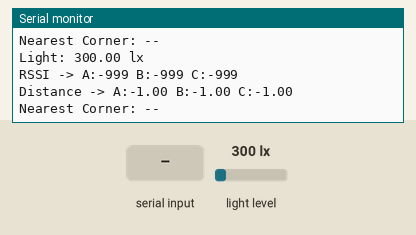
This sketch was run on a simulated ESP32. On the bench: the last lines printed to the serial monitor. The test bench sets the inputs (shaded band); at power-on: light level 300 lx. Nothing arrives over Bluetooth unless stated.

Above: at 2.6 s.
2.7 s: "MONITOR ON\n" received over Serial
At 3.3 s:
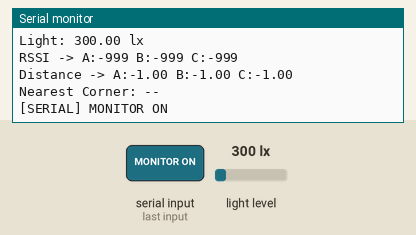
4.2 s: "MONITOR OFF\n" received over Serial
At 4.39 s:
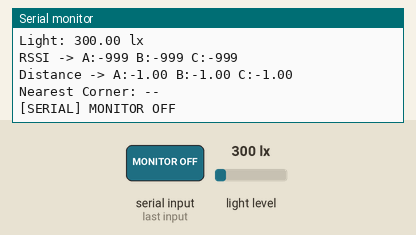
5.7 s: "STATUS\n" received over Serial
7.2 s: "1\n" received over Serial
At 7.4 s:
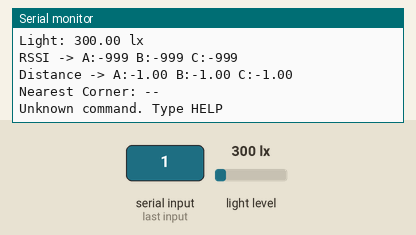
8.7 s: light level set to 40 lx
At 10.0 s:
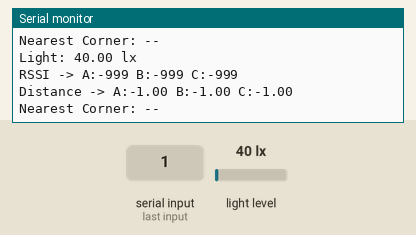
10.2 s: light level set to 500 lx
Timing chart, 0 to 12.7 s (numbered marks = the images above; inputs shaded):
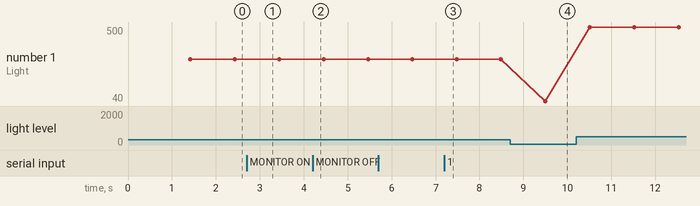

Measured:
- after the input at 2.7 s, the serial monitor: prints a new line at once (image 1)
- after the input at 4.2 s, the serial monitor: prints a new line at once (image 2)
- after the input at 7.2 s, the serial monitor: prints a new line at once (image 3)
- after the input at 8.7 s, the serial monitor: prints a new line after 0.80 s (image 4)
- plotted number 1: 300 → 40 after the input at 8.7 s, 40 → 500 after the input at 10.2 s

The sketch:

SmartPlantLuxNode.ino
```cpp
#include <Arduino.h>
#include <Wire.h>
#include <BH1750.h>
#include <BLEDevice.h>
#include <BLEScan.h>
#include <BLEAdvertisedDevice.h>
#include <math.h>

// Board 2 is USB serial only (COM3 at 115200).
// It does not connect to WiFi and does not run an HTTP server.
// It provides light + BLE beacon data via serial for backend serial parser.

#define I2C_SDA_PIN 12
#define I2C_SCL_PIN 13
#define BH1750_ADDR 0x23

const char* DEVICE_ID = "ESP32-BH1750-COM3";

// Beacon MACs from user-provided configuration.
String beaconA = "50:65:83:92:e9:c4";
String beaconB = "04:a3:16:8d:b2:2c";
String beaconC = "98:7b:f3:74:d3:db";

struct Point { float x; float y; };
Point A = {0, 0};
Point B = {2, 0};
Point C = {1, 1.73};

const float TxPower = -59;
const float n = 2.5;

BH1750 lightMeter;
BLEScan* pBLEScan = nullptr;

bool bhReady = false;
bool monitoringEnabled = false;

int rssiA = -999;
int rssiB = -999;
int rssiC = -999;
String nearestCorner = "--";
float lastDistanceA = NAN;
float lastDistanceB = NAN;
float lastDistanceC = NAN;
float lastPlantX = NAN;
float lastPlantY = NAN;

unsigned long lastLuxReadMs = 0;
unsigned long lastBleScanMs = 0;
const unsigned long LUX_SAMPLE_MS = 1000UL;
const unsigned long BLE_SCAN_INTERVAL_MS = 5000UL;
const int BLE_SCAN_SECONDS = 3;

class MyAdvertisedDeviceCallbacks : public BLEAdvertisedDeviceCallbacks {
  void onResult(BLEAdvertisedDevice advertisedDevice) {
    String mac = advertisedDevice.getAddress().toString().c_str();
    mac.toLowerCase();
    int rssi = advertisedDevice.getRSSI();

    if (mac == beaconA) {
      rssiA = rssi;
    } else if (mac == beaconB) {
      rssiB = rssi;
    } else if (mac == beaconC) {
      rssiC = rssi;
    }
  }
};

bool initBH1750() {
  Wire.begin(I2C_SDA_PIN, I2C_SCL_PIN);
  delay(200);

  for (int i = 0; i < 3; i++) {
    if (lightMeter.begin(BH1750::CONTINUOUS_HIGH_RES_MODE, BH1750_ADDR, &Wire)) {
      Serial.println("BH1750 initialized at 0x23");
      return true;
    }
    delay(300);
  }

  Serial.println("BH1750 init failed");
  return false;
}

void initBLEScanner() {
  BLEDevice::init("");
  pBLEScan = BLEDevice::getScan();
  if (!pBLEScan) {
    Serial.println("BLE scanner init failed");
    return;
  }

  pBLEScan->setAdvertisedDeviceCallbacks(new MyAdvertisedDeviceCallbacks());
  pBLEScan->setActiveScan(true);
  pBLEScan->setInterval(100);
  pBLEScan->setWindow(100);

  Serial.println("BLE scanner ready");
}

float rssiToDistance(int rssi) {
  return pow(10.0, (TxPower - rssi) / (10.0 * n));
}

Point trilaterate(float dA, float dB, float dC) {
  float x = (dA * dA - dB * dB + B.x * B.x) / (2 * B.x);
  float y = (dA * dA - dC * dC + C.x * C.x + C.y * C.y - 2 * C.x * x) / (2 * C.y);
  return {x, y};
}

void refreshNearestCorner() {
  nearestCorner = "--";
  lastDistanceA = NAN;
  lastDistanceB = NAN;
  lastDistanceC = NAN;
  lastPlantX = NAN;
  lastPlantY = NAN;

  if (rssiA == -999 || rssiB == -999 || rssiC == -999) {
    return;
  }

  lastDistanceA = rssiToDistance(rssiA);
  lastDistanceB = rssiToDistance(rssiB);
  lastDistanceC = rssiToDistance(rssiC);

  Point plant = trilaterate(lastDistanceA, lastDistanceB, lastDistanceC);
  lastPlantX = plant.x;
  lastPlantY = plant.y;

  float distA = sqrt(pow(plant.x - A.x, 2) + pow(plant.y - A.y, 2));
  float distB = sqrt(pow(plant.x - B.x, 2) + pow(plant.y - B.y, 2));
  float distC = sqrt(pow(plant.x - C.x, 2) + pow(plant.y - C.y, 2));

  float minDist = distA;
  nearestCorner = "corner a";
  if (distB < minDist) {
    minDist = distB;
    nearestCorner = "corner b";
  }
  if (distC < minDist) {
    nearestCorner = "corner c";
  }
}

void scanBLE() {
  if (!pBLEScan) {
    return;
  }

  rssiA = -999;
  rssiB = -999;
  rssiC = -999;

  BLEScanResults* foundDevices = pBLEScan->start(BLE_SCAN_SECONDS, false);
  (void)foundDevices;
  pBLEScan->clearResults();

  refreshNearestCorner();
}

float readLux() {
  float lux = lightMeter.readLightLevel();
  if (lux < 0.0f) {
    delay(100);
    lux = lightMeter.readLightLevel();
  }
  return lux;
}

void printHelp() {
  Serial.println("Commands:");
  Serial.println("MONITOR ON");
  Serial.println("MONITOR OFF");
  Serial.println("STATUS");
  Serial.println("HELP");
}

void printStatus() {
  Serial.println("---- BOARD 2 STATUS ----");
  Serial.print("Device: ");
  Serial.println(DEVICE_ID);
  Serial.print("Monitoring: ");
  Serial.println(monitoringEnabled ? "ON" : "OFF");
  Serial.print("RSSI -> A:");
  Serial.print(rssiA);
  Serial.print(" B:");
  Serial.print(rssiB);
  Serial.print(" C:");
  Serial.println(rssiC);
  Serial.print("Distance -> A:");
  Serial.print(isnan(lastDistanceA) ? -1.0 : lastDistanceA, 2);
  Serial.print(" B:");
  Serial.print(isnan(lastDistanceB) ? -1.0 : lastDistanceB, 2);
  Serial.print(" C:");
  Serial.println(isnan(lastDistanceC) ? -1.0 : lastDistanceC, 2);
  if (!isnan(lastPlantX) && !isnan(lastPlantY)) {
    Serial.print("Estimated Plant Position -> x: ");
    Serial.print(lastPlantX, 2);
    Serial.print(" m, y: ");
    Serial.print(lastPlantY, 2);
    Serial.println(" m");
  }
  Serial.print("Nearest Corner: ");
  Serial.println(nearestCorner);
}

void handleSerialCommands() {
  if (!Serial.available()) {
    return;
  }

  String cmd = Serial.readStringUntil('\n');
  cmd.trim();
  cmd.toUpperCase();

  if (cmd == "MONITOR ON") {
    monitoringEnabled = true;
    Serial.println("[SERIAL] MONITOR ON");
  } else if (cmd == "MONITOR OFF") {
    monitoringEnabled = false;
    rssiA = -999;
    rssiB = -999;
    rssiC = -999;
    nearestCorner = "--";
    lastDistanceA = NAN;
    lastDistanceB = NAN;
    lastDistanceC = NAN;
    lastPlantX = NAN;
    lastPlantY = NAN;
    Serial.println("[SERIAL] MONITOR OFF");
  } else if (cmd == "STATUS") {
    printStatus();
  } else if (cmd == "HELP") {
    printHelp();
  } else if (cmd.length() > 0) {
    Serial.println("Unknown command. Type HELP");
  }
}

void setup() {
  Serial.begin(115200);
  delay(1200);

  Serial.println("========================================");
  Serial.println("BOARD 2: USB SERIAL (COM3) ONLY");
  Serial.println("No WiFi connection. No HTTP server.");
  Serial.println("========================================");

  bhReady = initBH1750();
  initBLEScanner();

  printHelp();
}

void loop() {
  handleSerialCommands();

  unsigned long now = millis();

  if (!bhReady) {
    static unsigned long lastRetryMs = 0;
    if (now - lastRetryMs >= 5000UL) {
      bhReady = initBH1750();
      lastRetryMs = now;
    }

    // Keep streaming fallback values so backend/parser and test page stay live.
    if (now - lastLuxReadMs >= LUX_SAMPLE_MS) {
      Serial.println("Light: -1.00 lx");
      Serial.println("RSSI -> A:-999 B:-999 C:-999");
      Serial.println("Nearest Corner: --");
      lastLuxReadMs = now;
    }

    delay(20);
    return;
  }

  if (monitoringEnabled && now - lastBleScanMs >= BLE_SCAN_INTERVAL_MS) {
    scanBLE();
    lastBleScanMs = now;
  }

  if (now - lastLuxReadMs >= LUX_SAMPLE_MS) {
    float lux = readLux();

    // Backend parser contract:
    // 1) Light: <number>
    // 2) RSSI -> A:<int> B:<int> C:<int>
    // 3) Nearest Corner: <corner a|corner b|corner c|-->
    Serial.print("Light: ");
    Serial.print(lux, 2);
    Serial.println(" lx");

    Serial.print("RSSI -> A:");
    Serial.print(rssiA);
    Serial.print(" B:");
    Serial.print(rssiB);
    Serial.print(" C:");
    Serial.println(rssiC);

    Serial.print("Distance -> A:");
    Serial.print(isnan(lastDistanceA) ? -1.0 : lastDistanceA, 2);
    Serial.print(" B:");
    Serial.print(isnan(lastDistanceB) ? -1.0 : lastDistanceB, 2);
    Serial.print(" C:");
    Serial.println(isnan(lastDistanceC) ? -1.0 : lastDistanceC, 2);

    if (!isnan(lastPlantX) && !isnan(lastPlantY)) {
      Serial.print("Estimated Plant Position -> x: ");
      Serial.print(lastPlantX, 2);
      Serial.print(" m, y: ");
      Serial.print(lastPlantY, 2);
      Serial.println(" m");
    }

    Serial.print("Nearest Corner: ");
    Serial.println(nearestCorner);

    lastLuxReadMs = now;
  }

  delay(20);
}
```
